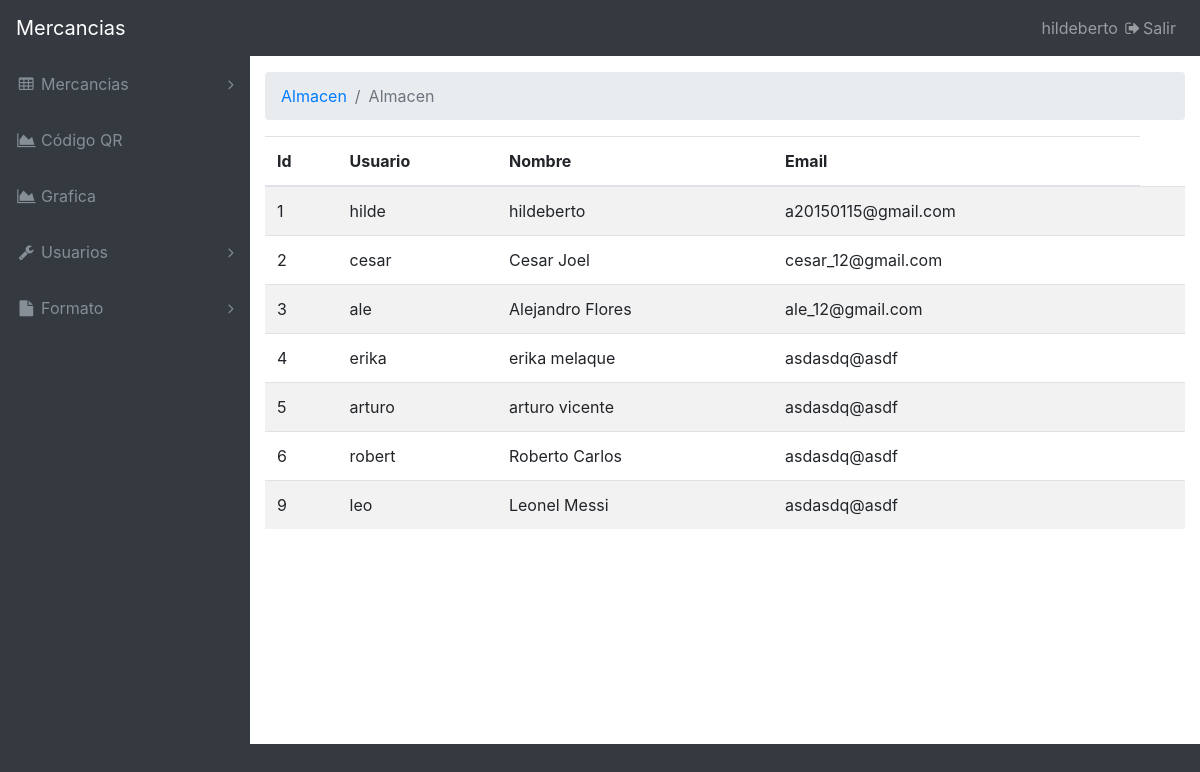
Screenshot of /ver_usuarios.php (signed in) with the database file from the repository.
### tables this page shows
CREATE TABLE `users` (
  `idUsuario` int(10) NOT NULL,
  `usuario` varchar(20) DEFAULT NULL,
  `passwd` varchar(100) DEFAULT NULL,
  `nombre` varchar(30) DEFAULT NULL,
  `email` varchar(50) DEFAULT NULL,
  `rol` int(1) NOT NULL
);

### authuser.php (called while the page is built, shortened)
<?php
$ses = $_SESSION;
if(count($ses) > 0){
	$ru = mysqli_query($conection,"select * from users where idUsuario = ".$ses['idUsuario']);
	if(mysqli_num_rows($ru) == 0){
		$_SESSION = array();
		session_destroy();
		setcookie(session_name(),"",time()-3600,"","");
		session_write_close();
	}else{
		$ip = sha1($_SERVER['REMOTE_ADDR']);
		if($ses['ip'] != $ip){
			$_SESSION = array();
			session_destroy();
			setcookie(session_name(),"",time()-3600,"","");
			session_write_close();
		}else{
			$fu = mysqli_fetch_assoc($ru);
		}
	}
}

### ver_usuarios.php (the view, shortened to what this page needs)
<?php
  require "conexion.php";
  include "authuser.php";
?>
<!DOCTYPE html>
<html lang="en">
<head>
  <link href="vendor/bootstrap/css/bootstrap.min.css" rel="stylesheet">
  <link href="vendor/font-awesome/css/font-awesome.min.css" rel="stylesheet" type="text/css">
  <link href="vendor/datatables/dataTables.bootstrap4.css" rel="stylesheet">
  <link href="css/sb-admin.css" rel="stylesheet">
</head>
<body class="fixed-nav sticky-footer bg-dark" id="page-top">
  <nav class="navbar navbar-expand-lg navbar-dark bg-dark fixed-top" id="mainNav">
    <a class="navbar-brand" href="ver_usuarios.php">Mercancias</a>
    <div class="collapse navbar-collapse" id="navbarResponsive">
      <ul class="navbar-nav navbar-sidenav" id="exampleAccordion">
        <li class="nav-item" data-toggle="tooltip" data-placement="right" title="Mercancias">
          <a class="nav-link nav-link-collapse collapsed" data-toggle="collapse" href="#collapseTable" data-parent="#exampleAccordion">
            <i class="fa fa-fw fa-table"></i>
            <span class="nav-link-text">Mercancias</span>
          </a>
        </li>
        <li class="nav-item" data-toggle="tooltip" data-placement="right" title="Charts">
          <a class="nav-link" href="codigoqr/index_qr.php">
            <i class="fa fa-fw fa-area-chart"></i>
            <span class="nav-link-text">Código QR</span>
          </a>
        </li>
        <li class="nav-item" data-toggle="tooltip" data-placement="right" title="Charts">
          <a class="nav-link" href="graficas.php">
            <i class="fa fa-fw fa-area-chart"></i>
            <span class="nav-link-text">Grafica</span>
          </a>
        </li>
        <li class="nav-item" data-toggle="tooltip" data-placement="right" title="Components">
          <a class="nav-link nav-link-collapse collapsed" data-toggle="collapse" href="#collapseComponents" data-parent="#exampleAccordion">
            <i class="fa fa-fw fa-wrench"></i>
            <span class="nav-link-text">Usuarios</span>
          </a>
        </li>
        <li class="nav-item" data-toggle="tooltip" data-placement="right" title="Formatos">
          <a class="nav-link nav-link-collapse collapsed" data-toggle="collapse" href="#collapseExamplePages" data-parent="#exampleAccordion">
            <i class="fa fa-fw fa-file"></i>
            <span class="nav-link-text">Formato</span>
          </a>
        </li>
      </ul>
      <ul class="navbar-nav ml-auto">
        <li class="nav-item">
          <a href="#" class="nav-link" data-toggle="modal" data-target="#exampleModal" aria-haspopup="true" aria-expanded="false"><?=$fu['nombre']?>
            <i class="fa fa-fw fa-sign-out"></i>Salir</a>
        </li>
      </ul>
    </div>
  </nav>
  <div class="content-wrapper">
    <div class="container-fluid">
      <ol class="breadcrumb">
        <li class="breadcrumb-item">
          <a href="#">Almacen</a>
        </li>
        <li class="breadcrumb-item active">Almacen</li>
      </ol>
        <div class="row">
        <div class="col-md-12">
          <table class="table table-striped table-hover">
            <thead>
              <tr>
                <th>Id</th>
                <th>Usuario</th>
                <th>Nombre</th>
                <th>Email</th>
            </thead>
            <tbody>
          <?php
           $sql = "select * from users where 1";
            $rp = mysqli_query($conection,$sql) or die(mysqli_error($conection));
            while($datos = mysqli_fetch_assoc($rp)){
              echo "<TR><TD>";
              echo $datos["idUsuario"];
              echo "<TD>";
              echo $datos["usuario"];
              echo "<TD>";
              echo $datos["nombre"];
              echo "<TD>";
              echo $datos["email"];
              echo "<TD>";
              echo "</TR>";
              }
          ?>
        </tbody>
        </table>
        </div>
      </div>
  </div>
</body>
</html>

### css/sb-admin.css (style rules this page uses)
html { position: relative; min-height: 100%; }
body { overflow-x: hidden; }
body.sticky-footer { margin-bottom: 56px; }
body.sticky-footer .content-wrapper { min-height: calc(100vh - 56px - 56px); }
body.fixed-nav { padding-top: 56px; }
.content-wrapper { min-height: calc(100vh - 56px); padding-top: 1rem; }
#mainNav .navbar-collapse { overflow: auto; max-height: 75vh; }
#mainNav .navbar-collapse .navbar-nav .nav-item .nav-link { cursor: pointer; }
#mainNav .navbar-collapse .navbar-sidenav .nav-link-collapse:after { float: right; content: '\f107'; font-family: 'FontAwesome'; }
#mainNav .navbar-collapse .navbar-sidenav .nav-link-collapse.collapsed:after { content: '\f105'; }
@media (min-width: 992px) { #mainNav .navbar-brand { width: 250px; } }
@media (min-width: 992px) { #mainNav .navbar-collapse { overflow: visible; max-height: none; } }
@media (min-width: 992px) { #mainNav .navbar-collapse .navbar-sidenav { position: absolute; top: 0; left: 0; -webkit-flex-direction: column; -ms-flex-direction: column; flex-direction: column; margin-top: 56px; } }
@media (min-width: 992px) { #mainNav .navbar-collapse .navbar-sidenav > .nav-item { width: 250px; padding: 0; } }
@media (min-width: 992px) { #mainNav .navbar-collapse .navbar-sidenav > .nav-item > .nav-link { padding: 1em; } }
@media (min-width: 992px) { #mainNav.fixed-top .navbar-sidenav { height: calc(100vh - 112px); } }
.content-wrapper { overflow-x: hidden; background: white; }
@media (min-width: 992px) { .content-wrapper { margin-left: 250px; } }
#mainNav.navbar-dark .navbar-collapse .navbar-sidenav .nav-link-collapse:after { color: #868e96; }
#mainNav.navbar-dark .navbar-collapse .navbar-sidenav > .nav-item > .nav-link { color: #868e96; }
@media (min-width: 992px) { #mainNav.navbar-dark .navbar-collapse .navbar-sidenav { background: #343a40; } }

### rows the page displays
users: nombre "hildeberto", idUsuario "1", usuario "hilde", email "a20150115@gmail.com"
users: idUsuario "2", usuario "cesar", nombre "Cesar Joel", email "cesar_12@gmail.com"
users: idUsuario "3", usuario "ale", nombre "Alejandro Flores", email "ale_12@gmail.com"
users: idUsuario "4", usuario "erika", nombre "erika melaque", email "asdasdq@asdf"
users: idUsuario "5", usuario "arturo", nombre "arturo vicente", email "asdasdq@asdf"
users: idUsuario "6", usuario "robert", nombre "Roberto Carlos", email "asdasdq@asdf"
users: idUsuario "9", usuario "leo", nombre "Leonel Messi", email "asdasdq@asdf"
